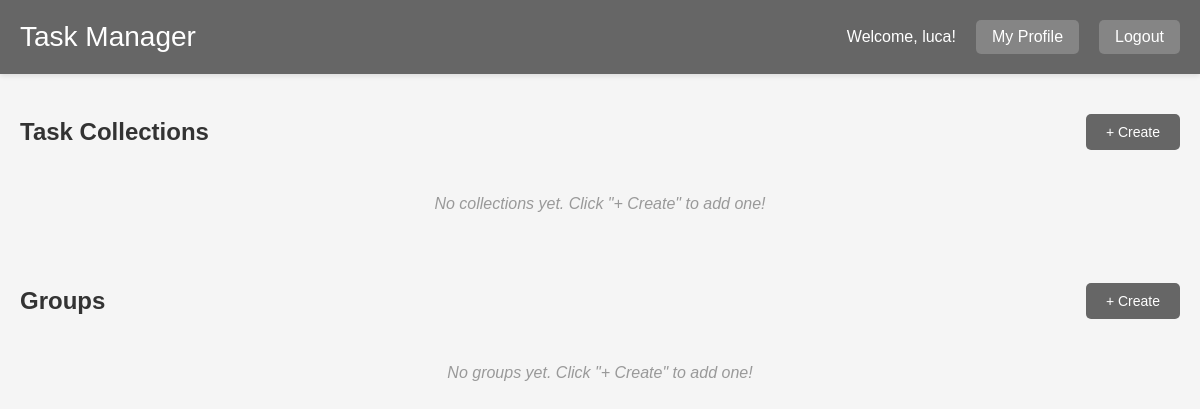
Page /dashboard (signed in) on the earlier database version.
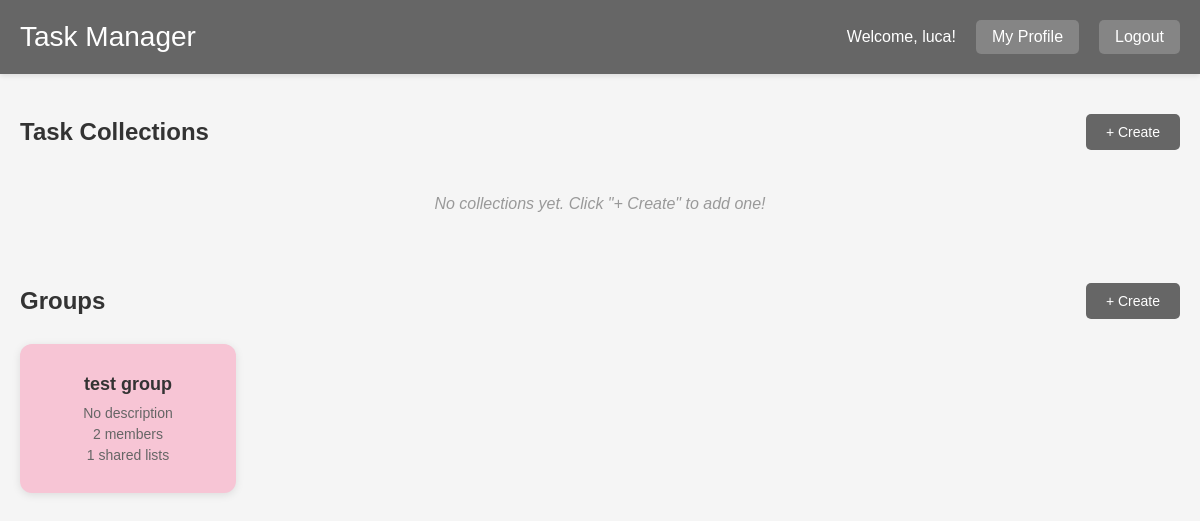
Same page on the later database version.
### models.py (models this page shows, shortened)
class User(UserMixin, db.Model):
    __tablename__ = 'user'
    user_id = db.Column(db.Integer, primary_key=True)
    username = db.Column(db.String(80), unique=True, nullable=False)
    password_hash = db.Column(db.String(200), nullable=False)
    user_role = db.Column(db.String(20), default='user')
    collections = db.relationship('Collection', backref='owner', lazy=True, cascade='all, delete-orphan')
    owned_groups = db.relationship('Group', backref='leader', lazy=True, foreign_keys='Group.leader_id')
    group_memberships = db.relationship('GroupMember', backref='user', lazy=True, cascade='all, delete-orphan')

class Group(db.Model):
    __tablename__ = 'group'
    group_id = db.Column(db.Integer, primary_key=True)
    group_name = db.Column(db.String(100), nullable=False)
    description = db.Column(db.Text)
    leader_id = db.Column(db.Integer, db.ForeignKey('user.user_id'), nullable=False)
    created_at = db.Column(db.DateTime, default=datetime.utcnow)
    members = db.relationship('GroupMember', backref='group', lazy=True, cascade='all, delete-orphan')
    shared_task_lists = db.relationship('SharedTaskList', backref='group', lazy=True, cascade='all, delete-orphan')

### app.py (the view)
@app.route('/dashboard')
@login_required
def dashboard():
    collections = Collection.query.filter_by(user_id=current_user.user_id).order_by(Collection.created_at.desc()).all()
    owned_groups = Group.query.filter_by(leader_id=current_user.user_id).all()
    member_groups = db.session.query(Group).join(GroupMember).filter(
        GroupMember.user_id == current_user.user_id,
        Group.leader_id != current_user.user_id
    ).all()
    all_groups = owned_groups + member_groups
    return render_template('dashboard.html',
                         username=current_user.username,
                         collections=collections,
                         groups=all_groups)

### app.py (called while the page is built)
@login_manager.user_loader
def load_user(user_id):
    return User.query.get(int(user_id))

### templates/dashboard.html (shortened to what this page needs)
<!DOCTYPE html>
<html lang="en">
<head>
    <link rel="stylesheet" href="{{ url_for('static', filename='css/dashboard.css') }}">
</head>
<body>
    <header>
        <div class="header-content">
            <h1>Task Manager</h1>
            <div class="user-menu">
                <span>Welcome, {{ username }}!</span>
                <a href="{{ url_for('profile') }}" class="logout-btn">My Profile</a>
                <a href="{{ url_for('logout') }}" class="logout-btn">Logout</a>
            </div>
        </div>
    </header>
    <main class="container">
        <section class="section">
            <div class="section-header">
                <h2>Task Collections</h2>
                <button class="create-btn" onclick="openCreateModal()">+ Create</button>
            </div>
            <div class="card-grid">
                {% if collections %}
                    {% for collection in collections %}
                        <div class="card card-blue" onclick="window.location.href='{{ url_for('view_collection', collection_id=collection.collection_id) }}'">
                            <h3>{{ collection.collection_name }}</h3>
                            <p>{{ collection.description or 'No description' }}</p>
                            <div class="card-actions">
                                <form method="POST" action="{{ url_for('delete_collection', collection_id=collection.collection_id) }}" style="display: inline;" onclick="event.stopPropagation()">
                                    <button type="submit" class="delete-btn" onclick="return confirm('Delete this collection?')">Delete</button>
                                </form>
                            </div>
                        </div>
                    {% endfor %}
                {% else %}
                    <p class="no-items">No collections yet. Click "+ Create" to add one!</p>
                {% endif %}
            </div>
        </section>
        <section class="section">
            <div class="section-header">
                <h2>Groups</h2>
                <button class="create-btn" onclick="openCreateGroupModal()">+ Create</button>
            </div>
            <div class="card-grid">
                {% if groups %}
                    {% for group in groups %}
                        <div class="card card-pink" onclick="window.location.href='{{ url_for('view_group', group_id=group.group_id) }}'">
                            <h3>{{ group.group_name }}</h3>
                            <p>{{ group.description or 'No description' }}</p>
                            <p class="task-count">{{ group.members|length }} members</p>
                            {% if group.shared_task_lists %}
                                <p class="task-count">{{ group.shared_task_lists|length }} shared lists</p>
                            {% endif %}
                        </div>
                    {% endfor %}
                {% else %}
                    <p class="no-items">No groups yet. Click "+ Create" to add one!</p>
                {% endif %}
            </div>
        </section>
    </main>
</body>
</html>

### static/css/dashboard.css (style rules this page uses)
* { margin: 0; padding: 0; box-sizing: border-box; }
body { font-family: Arial, sans-serif; background-color: #f5f5f5; min-height: 100vh; }
header { background-color: #666; color: white; padding: 20px 0; box-shadow: 0 2px 5px rgba(0,0,0,0.1); }
.header-content { max-width: 1200px; margin: 0 auto; padding: 0 20px; display: flex; justify-content: space-between; align-items: center; }
header h1 { font-size: 28px; font-weight: normal; }
.user-menu { display: flex; align-items: center; gap: 20px; }
.logout-btn { background-color: rgba(255,255,255,0.2); color: white; padding: 8px 16px; border-radius: 5px; text-decoration: none; transition: background-color 0.3s; }
.container { max-width: 1200px; margin: 0 auto; padding: 40px 20px; }
.section { margin-bottom: 50px; }
.section-header { display: flex; justify-content: space-between; align-items: center; margin-bottom: 25px; }
.section h2 { font-size: 24px; color: #333; }
.create-btn { background-color: #666; color: white; border: none; padding: 10px 20px; border-radius: 5px; cursor: pointer; font-size: 14px; transition: background-color 0.3s; }
.card-grid { display: grid; grid-template-columns: repeat(auto-fill, minmax(200px, 1fr)); gap: 20px; }
.card { padding: 30px; border-radius: 12px; box-shadow: 0 2px 8px rgba(0,0,0,0.1); cursor: pointer; transition: transform 0.2s, box-shadow 0.2s; text-align: center; }
.card h3 { font-size: 18px; margin-bottom: 10px; color: #333; }
.card p { color: #666; font-size: 14px; }
.card-pink { background-color: #f7c5d5; }
.no-items { color: #999; font-style: italic; grid-column: 1 / -1; text-align: center; padding: 20px; }
.task-count { font-size: 13px; color: #999; margin-top: 5px; }

Differences in the rows shown:
added Group: group_name "test group", description "No description", members|length "2", shared_task_lists|length "1"
Other differences:
text no longer shown: "No groups yet. Click \"+ Create\" to add one!"
